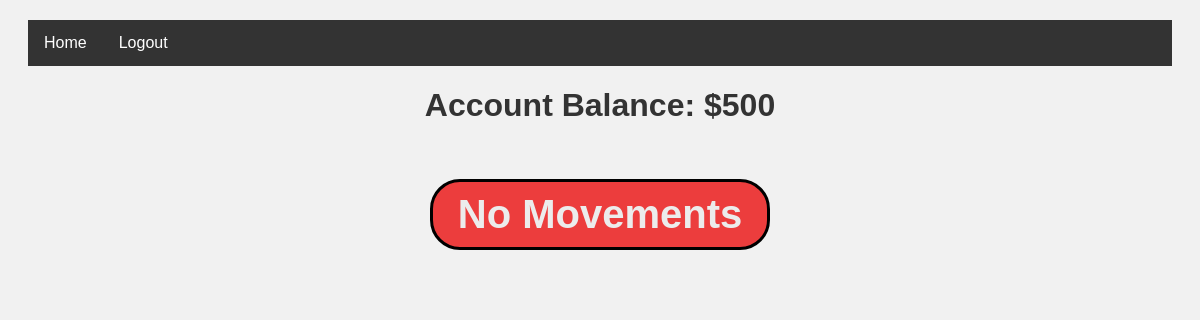
/status/ (signed in), run on an earlier commit of the app's database.
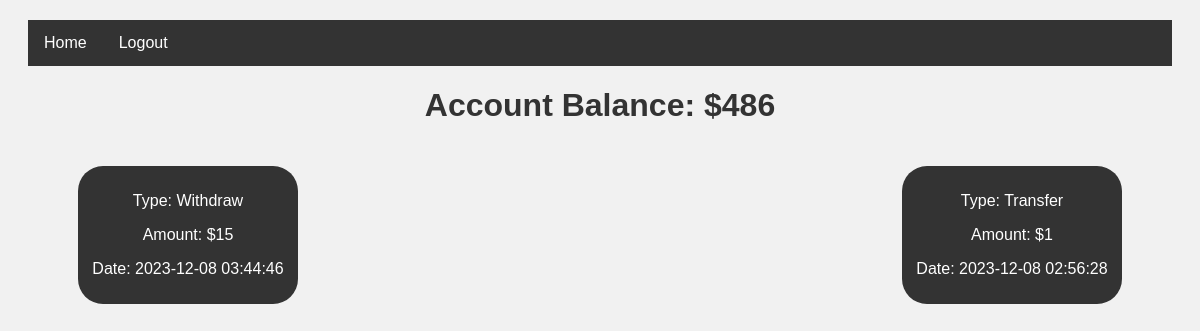
And on a later commit of the database.
### app1/models.py (models this page shows, shortened)
class Bank_Account(models.Model):
    owner=models.ForeignKey(User,on_delete=models.CASCADE)
    balance=models.IntegerField()
    movements=models.ManyToManyField(Movement,blank=True)

class Movement(models.Model):
    money=models.IntegerField()
    Type_Movement=models.CharField(max_length=50)
    Date=models.DateTimeField(default=timezone.now)

### app1/views.py (the view)
# urls.py: path('status/',views.status,name='status'),
def status(request):
    Usser_Account=Bank_Account.objects.get(owner=request.user)
    Movements=Usser_Account.movements.all().order_by('-Date')
    context={
        'user':Usser_Account,
        'movements':Movements,
    }
    return render(request,'status.html',context)

### app1/templates/status.html (shortened to what this page needs)
<!DOCTYPE html>
<html>
<head>
</head>
<body>
    {% include 'navbar.html' %}
    <h1>Account Balance: ${{ user.balance }}</h1>
    <div class="movements">
        {% if movements %}
            {% for movement in movements %}
                <a class="movement" href="{% url 'info' movement.id %}">
                    <div >
                        <p>Type: {{movement.Type_Movement}}</p>
                        <p>Amount: ${{ movement.money }}</p>
                        <p>Date: {{ movement.Date|date:"Y-m-d H:i:s" }}</p>
                    </div>
                </a>
            {% endfor %}
        {% else %}
        <div class="h2_box">
            <h2>No Movements</h2>
        </div>
        {% endif %}
    </div>
</body>
</html>

### app1/templates/navbar.html (shortened to what this page needs)
<nav>
  <ul>
    <li><a href="{% url 'home' %}">Home</a></li>
    <li><a href="{% url 'logout' %}">Logout</a></li>
  </ul>
</nav>

### app1/templates/status.html (style rules this page uses)
body { background-color: #f1f1f1; font-family:'Franklin Gothic Medium', 'Arial Narrow', Arial, sans-serif ; }
h1 { text-align: center; color: #333; }
.movements { display: flex; flex-direction: row; flex-wrap: wrap; align-content: center; justify-content: space-between; }
.movement { width: 200px; margin: 20px 70px 40px 70px ; padding: 10px; text-align: center; background-color: #333; color: #fff; text-decoration: none; border-radius: 25px; }
nav { margin: 20px; }

### app1/templates/navbar.html (style rules this page uses)
nav { background-color: #333; overflow: hidden; }
nav ul { list-style-type: none; margin: 0; padding: 0; }
nav ul li { float: left; }
nav ul li a { display: block; color: white; text-align: center; padding: 14px 16px; text-decoration: none; }

What changed in the data, as far as the page shows it:
changed Bank_Account: balance "500" → "486"
added Movement: Type_Movement "Withdraw", money "15", Date "2023-12-08 03:44:46"
added Movement: Type_Movement "Transfer", money "1", Date "2023-12-08 02:56:28"
Also different on the page:
text no longer shown: "No Movements"
